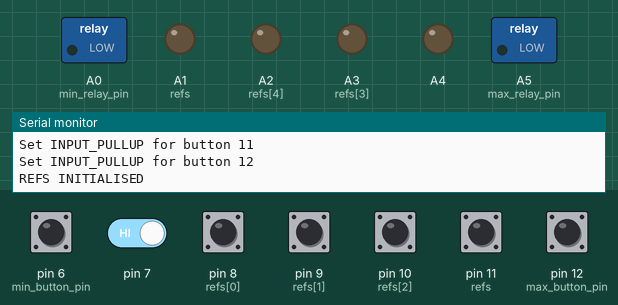
This sketch was run on a simulated Arduino Uno, built with avr-gcc and run on an emulated ATmega328P. Parts: switched loads named in the sketch (green lamp = pin HIGH), output pins drawn as LEDs (lit = HIGH), the last lines printed to the serial monitor. The inputs (shaded band) are chosen by the test bench; at power-on: pin 6 (min_button_pin), pin 7, pin 8 (refs[0]), pin 9 (refs[1]), pin 10 (refs[2]), pin 11 (refs), pin 12 (max_button_pin) HIGH.

Above: at 1.5 s.
1.6 s: pin 6 (min_button_pin) pulled LOW for 0.15 s
3.2 s: pin 10 (refs[2]) pulled LOW for 0.15 s
4.8 s: pin 6 (min_button_pin) driven LOW and pin 7 driven LOW
7.8 s: pin 6 (min_button_pin) driven HIGH
10.8 s: pin 8 (refs[0]) pulled LOW for 0.15 s
13.9 s: pin 11 (refs) pulled LOW for 0.15 s
At 14.8 s:
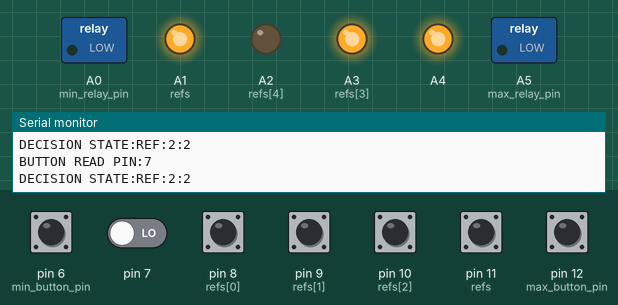
Timing chart, 0 to 16.6 s (numbered marks = the images above; inputs shaded):
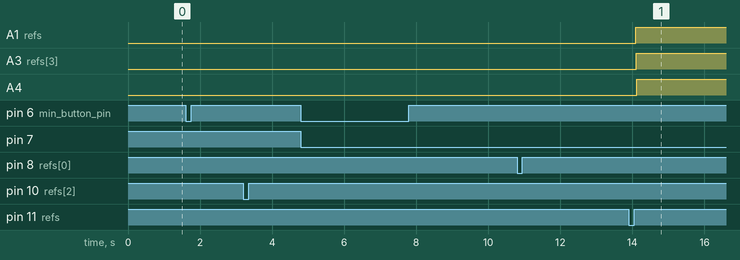

Measured:
- after the input at 13.9 s, A1 (refs): LOW → HIGH after 0.19 s; A3 (refs[3]): LOW → HIGH after 0.21 s; A4: LOW → HIGH after 0.22 s

The sketch:

arduino_sketch.ino
```cpp
struct ref {
  int r_button_pin;
  int w_button_pin;
  int clr_button_pin;
  int r_relay_pin;
  int w_relay_pin;
  int decision_state;
  int button_state;
  int button_consec_count;
};

//NOTE we avoid using pins 0 and 1 because it's RX/TX for serial
// remember right is left from the back
int min_relay_pin = A0;
int max_relay_pin = A5;

//NOTE - we avoid pin 13 because has an onboard LED and pulldown resistor hanging off of it
//meaning it always reads LOW
int min_button_pin = 6;
int max_button_pin = 12;

int l_pos = 0;
int h_pos = 1;
int r_pos = 2;
int OFF = 0;
int RED = 1;
int WHITE = 2;
int CLEAR = 3;
int lights_fired = 0;

// how many consecutive reads of the same state do we need
// to acknowledge?  this is what seems to be the sweet spot for
// picking up quick button presses and avoiding phantom reads
int BUTTON_READ_THRESHOLD = 3;

struct ref refs[3];

void update_ref_from_button_read(struct ref *refs, int button_pin) {

  // find the ref and button state from the pin
  for (int ref_i = 0; ref_i < 3; ref_i++) {

    int new_button_state;

    if (button_pin == refs[ref_i].r_button_pin) {
      new_button_state = RED;
    }
    else if (button_pin == refs[ref_i].w_button_pin) {
      new_button_state = WHITE;
    }
    else if (button_pin == refs[ref_i].clr_button_pin) {
      new_button_state = CLEAR;
    }
    else {
      // didn't match any pins for this ref, try next
      continue;
    }

    // update the ref button state if necc
    if (refs[ref_i].button_state != new_button_state) {
      refs[ref_i].button_state = new_button_state;
      refs[ref_i].button_consec_count = 0;
    }
    refs[ref_i].button_consec_count += 1;

    // if we got enough reads of the same button from the same ref,
    // update decision state.  we use this threshold to ignore the
    // occasional phantom read
    if (refs[ref_i].button_consec_count >= BUTTON_READ_THRESHOLD) {
      refs[ref_i].decision_state = refs[ref_i].button_state;
      Serial.print("DECISION STATE:REF:");
      Serial.print(ref_i);
      Serial.print(":");
      Serial.print(refs[ref_i].decision_state);
      Serial.print("\n");
    }
  }
}

int is_decision_complete(struct ref *refs) {
  for (int ref_i = 0; ref_i < 3; ref_i++) {
    if ((refs[ref_i].decision_state != RED) && (refs[ref_i].decision_state != WHITE)) {
      return 0;
    }
  }
  Serial.print("DECISION:");
  for (int ref_i = 0; ref_i < 3; ref_i++) {
    Serial.print(refs[ref_i].decision_state);
  }
  Serial.print("\n");
  return 1;
}

void clear_refs(struct ref *refs) {
  for (int ref_i = 0; ref_i < 3; ref_i++) {
    refs[ref_i].button_state = OFF;
    refs[ref_i].button_consec_count = 0;
    refs[ref_i].decision_state = OFF;
    Serial.print("CLEAR REF:");
    Serial.println(ref_i);
  }
}

void set_lights(struct ref *refs) {
  for (int ref_i = 0; ref_i < 3; ref_i++) {
    if (refs[ref_i].decision_state == RED) {
      digitalWrite(refs[ref_i].r_relay_pin, HIGH);
      Serial.print("RELAY ON:REF:");
      Serial.print(ref_i);
      Serial.println("R");
    }
    if (refs[ref_i].decision_state == WHITE) {
      digitalWrite(refs[ref_i].w_relay_pin, HIGH);
      Serial.print("RELAY ON:REF:");
      Serial.print(ref_i);
      Serial.println("W");
    }
    if (refs[ref_i].decision_state == OFF) {
      digitalWrite(refs[ref_i].r_relay_pin, LOW);
      digitalWrite(refs[ref_i].w_relay_pin, LOW);
      Serial.print("RELAYS OFF:REF:");
      Serial.println(ref_i);
    }
  }
}

void setup(void) {

  Serial.begin(9600);

  // setup relay output pins
  for (int relay_pin = min_relay_pin; relay_pin <= max_relay_pin; relay_pin++) {
    pinMode(relay_pin, OUTPUT);
    Serial.print("Set OUTPUT for relay ");
    Serial.print(relay_pin);
    Serial.print('\n');
  }

  // setup button input pins - use internal pullup resistors
  // this means when circuit is open, pin is pulled high, and
  // when circuit is closed, it goes low
  // note that we can get phantom button reads, maybe due to EMI and
  // pullup resistor values not being exactly right?  this is mitigated
  // in update_ref_from_button_read()
  for (int button_pin = min_button_pin; button_pin <= max_button_pin; button_pin++) {
    pinMode(button_pin, INPUT_PULLUP);
    Serial.print("Set INPUT_PULLUP for button ");
    Serial.print(button_pin);
    Serial.print('\n');
  }

  refs[l_pos] = {
    11,
    12,
    -1,
    A1,
    A0,
    OFF,
    OFF,
    0
  };
  refs[h_pos] = {
    8,
    9,
    10,
    A3,
    A2,
    OFF,
    OFF,
    0
  };
  refs[r_pos] = {
    6,
    7,
    -1,
    A5,
    A4,
    OFF,
    OFF,
    0
  };
  Serial.println("REFS INITIALISED");
}

void loop(void) {

  // poll ref input buttons
  for (int button_pin = min_button_pin; button_pin <= max_button_pin; button_pin++) {
    int button_read = digitalRead(button_pin);

    //INPUT_PULLUP means button close makes the read LOW
    if (button_read == LOW) {
      Serial.print("BUTTON READ PIN:");
      Serial.println(button_pin);
      update_ref_from_button_read(refs, button_pin);
    }
  }

  // if we have a complete decision and the lights haven't fired yet, do so
  if ((!lights_fired) && (is_decision_complete(refs))) {
    set_lights(refs);
    lights_fired = 1;
  }

  // if the head ref cleared, turn the lights off and
  // clear ref button and decision states
  if (refs[h_pos].decision_state == CLEAR) {
    clear_refs(refs);
    set_lights(refs);
    lights_fired = 0;
  }
}
```
